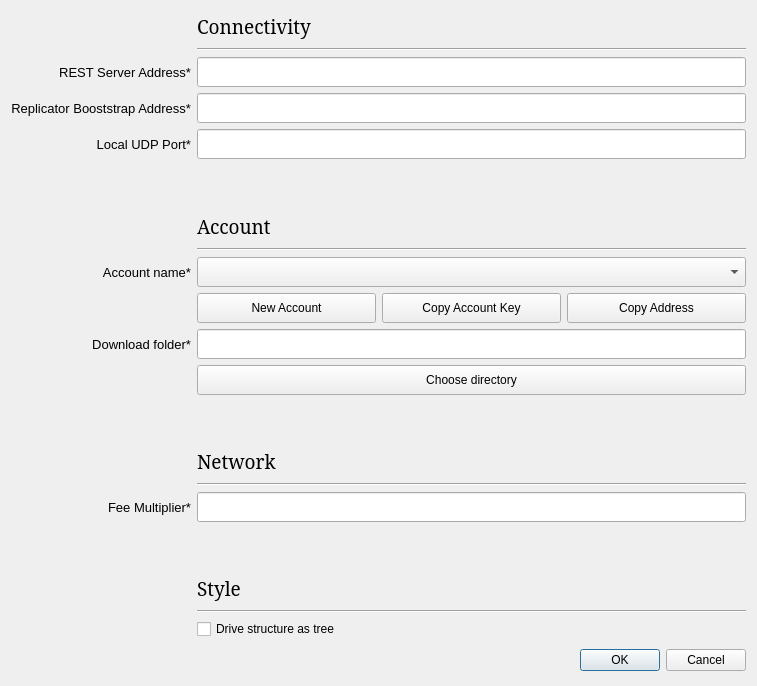
<?xml version="1.0" encoding="UTF-8"?>
<ui version="4.0">
 <class>SettingsDialog</class>
 <widget class="QDialog" name="SettingsDialog">
  <property name="geometry">
   <rect>
    <x>0</x>
    <y>0</y>
    <width>757</width>
    <height>686</height>
   </rect>
  </property>
  <property name="windowTitle">
   <string>Dialog</string>
  </property>
  <layout class="QVBoxLayout" name="verticalLayout">
   <item>
    <layout class="QGridLayout" name="gridLayout">
     <item row="7" column="1">
      <widget class="QLabel" name="label_6">
       <property name="font">
        <font>
         <family>Noto Serif</family>
         <pointsize>14</pointsize>
        </font>
       </property>
       <property name="text">
        <string>Account</string>
       </property>
      </widget>
     </item>
     <item row="3" column="1">
      <widget class="QLineEdit" name="m_restBootAddrField">
       <property name="minimumSize">
        <size>
         <width>350</width>
         <height>30</height>
        </size>
       </property>
       <property name="maximumSize">
        <size>
         <width>16777215</width>
         <height>30</height>
        </size>
       </property>
      </widget>
     </item>
     <item row="4" column="0">
      <widget class="QLabel" name="label_2">
       <property name="font">
        <font>
         <pointsize>10</pointsize>
        </font>
       </property>
       <property name="text">
        <string>Replicator Booststrap Address*</string>
       </property>
       <property name="alignment">
        <set>Qt::AlignRight|Qt::AlignTrailing|Qt::AlignVCenter</set>
       </property>
      </widget>
     </item>
     <item row="11" column="0">
      <widget class="QLabel" name="label_5">
       <property name="font">
        <font>
         <pointsize>10</pointsize>
        </font>
       </property>
       <property name="text">
        <string>Download folder*</string>
       </property>
       <property name="alignment">
        <set>Qt::AlignRight|Qt::AlignTrailing|Qt::AlignVCenter</set>
       </property>
      </widget>
     </item>
     <item row="2" column="1">
      <widget class="Line" name="line_2">
       <property name="orientation">
        <enum>Qt::Horizontal</enum>
       </property>
      </widget>
     </item>
     <item row="13" column="1">
      <spacer name="verticalSpacer_2">
       <property name="orientation">
        <enum>Qt::Vertical</enum>
       </property>
       <property name="sizeType">
        <enum>QSizePolicy::Fixed</enum>
       </property>
       <property name="sizeHint" stdset="0">
        <size>
         <width>20</width>
         <height>45</height>
        </size>
       </property>
      </spacer>
     </item>
     <item row="5" column="0">
      <widget class="QLabel" name="label_3">
       <property name="font">
        <font>
         <pointsize>10</pointsize>
        </font>
       </property>
       <property name="text">
        <string>Local UDP Port*</string>
       </property>
       <property name="alignment">
        <set>Qt::AlignRight|Qt::AlignTrailing|Qt::AlignVCenter</set>
       </property>
      </widget>
     </item>
     <item row="11" column="1">
      <widget class="QLineEdit" name="m_dnFolderField">
       <property name="minimumSize">
        <size>
         <width>350</width>
         <height>30</height>
        </size>
       </property>
       <property name="maximumSize">
        <size>
         <width>16777215</width>
         <height>30</height>
        </size>
       </property>
       <property name="text">
        <string/>
       </property>
      </widget>
     </item>
     <item row="18" column="1">
      <widget class="QLabel" name="label_8">
       <property name="font">
        <font>
         <family>Noto Serif</family>
         <pointsize>14</pointsize>
        </font>
       </property>
       <property name="text">
        <string>Style</string>
       </property>
      </widget>
     </item>
     <item row="20" column="1">
      <widget class="QCheckBox" name="m_driveStructureAsTree">
       <property name="text">
        <string>Drive structure as tree</string>
       </property>
      </widget>
     </item>
     <item row="21" column="1">
      <widget class="QDialogButtonBox" name="buttonBox">
       <property name="minimumSize">
        <size>
         <width>0</width>
         <height>30</height>
        </size>
       </property>
       <property name="maximumSize">
        <size>
         <width>16777215</width>
         <height>30</height>
        </size>
       </property>
       <property name="orientation">
        <enum>Qt::Horizontal</enum>
       </property>
       <property name="standardButtons">
        <set>QDialogButtonBox::Cancel|QDialogButtonBox::Ok</set>
       </property>
      </widget>
     </item>
     <item row="3" column="0">
      <widget class="QLabel" name="label">
       <property name="font">
        <font>
         <pointsize>10</pointsize>
        </font>
       </property>
       <property name="text">
        <string>REST Server Address*</string>
       </property>
       <property name="alignment">
        <set>Qt::AlignRight|Qt::AlignTrailing|Qt::AlignVCenter</set>
       </property>
      </widget>
     </item>
     <item row="6" column="1">
      <spacer name="verticalSpacer">
       <property name="orientation">
        <enum>Qt::Vertical</enum>
       </property>
       <property name="sizeType">
        <enum>QSizePolicy::Fixed</enum>
       </property>
       <property name="sizeHint" stdset="0">
        <size>
         <width>20</width>
         <height>45</height>
        </size>
       </property>
      </spacer>
     </item>
     <item row="8" column="1">
      <widget class="Line" name="line">
       <property name="orientation">
        <enum>Qt::Horizontal</enum>
       </property>
      </widget>
     </item>
     <item row="12" column="1">
      <widget class="QPushButton" name="m_dnFolderBtn">
       <property name="minimumSize">
        <size>
         <width>350</width>
         <height>30</height>
        </size>
       </property>
       <property name="maximumSize">
        <size>
         <width>16777215</width>
         <height>30</height>
        </size>
       </property>
       <property name="text">
        <string>Choose directory</string>
       </property>
      </widget>
     </item>
     <item row="9" column="1">
      <widget class="QComboBox" name="m_accountCbox">
       <property name="minimumSize">
        <size>
         <width>350</width>
         <height>30</height>
        </size>
       </property>
       <property name="maximumSize">
        <size>
         <width>16777215</width>
         <height>30</height>
        </size>
       </property>
      </widget>
     </item>
     <item row="10" column="1">
      <layout class="QHBoxLayout" name="horizontalLayout_2">
       <item>
        <widget class="QPushButton" name="m_newAccountBtn">
         <property name="minimumSize">
          <size>
           <width>0</width>
           <height>30</height>
          </size>
         </property>
         <property name="maximumSize">
          <size>
           <width>16777215</width>
           <height>30</height>
          </size>
         </property>
         <property name="text">
          <string>New Account</string>
         </property>
        </widget>
       </item>
       <item>
        <widget class="QPushButton" name="m_copyKeyBtn">
         <property name="minimumSize">
          <size>
           <width>0</width>
           <height>30</height>
          </size>
         </property>
         <property name="maximumSize">
          <size>
           <width>16777215</width>
           <height>30</height>
          </size>
         </property>
         <property name="text">
          <string>Copy Account Key</string>
         </property>
        </widget>
       </item>
       <item>
        <widget class="QPushButton" name="m_copyAddress">
         <property name="minimumSize">
          <size>
           <width>0</width>
           <height>30</height>
          </size>
         </property>
         <property name="maximumSize">
          <size>
           <width>16777215</width>
           <height>30</height>
          </size>
         </property>
         <property name="text">
          <string>Copy Address</string>
         </property>
        </widget>
       </item>
      </layout>
     </item>
     <item row="1" column="1">
      <widget class="QLabel" name="label_7">
       <property name="font">
        <font>
         <family>Noto Serif</family>
         <pointsize>14</pointsize>
        </font>
       </property>
       <property name="text">
        <string>Connectivity</string>
       </property>
      </widget>
     </item>
     <item row="16" column="0">
      <widget class="QLabel" name="label_10">
       <property name="font">
        <font>
         <pointsize>10</pointsize>
        </font>
       </property>
       <property name="text">
        <string>Fee Multiplier*</string>
       </property>
       <property name="alignment">
        <set>Qt::AlignRight|Qt::AlignTrailing|Qt::AlignVCenter</set>
       </property>
      </widget>
     </item>
     <item row="15" column="1">
      <widget class="Line" name="line_4">
       <property name="orientation">
        <enum>Qt::Horizontal</enum>
       </property>
      </widget>
     </item>
     <item row="16" column="1">
      <widget class="QLineEdit" name="m_transactionFeeMultiplier">
       <property name="minimumSize">
        <size>
         <width>350</width>
         <height>30</height>
        </size>
       </property>
       <property name="maximumSize">
        <size>
         <width>16777215</width>
         <height>30</height>
        </size>
       </property>
      </widget>
     </item>
     <item row="14" column="1">
      <widget class="QLabel" name="label_9">
       <property name="font">
        <font>
         <family>Noto Serif</family>
         <pointsize>14</pointsize>
        </font>
       </property>
       <property name="text">
        <string>Network</string>
       </property>
      </widget>
     </item>
     <item row="19" column="1">
      <widget class="Line" name="line_3">
       <property name="orientation">
        <enum>Qt::Horizontal</enum>
       </property>
      </widget>
     </item>
     <item row="5" column="1">
      <widget class="QLineEdit" name="m_portField">
       <property name="minimumSize">
        <size>
         <width>350</width>
         <height>30</height>
        </size>
       </property>
       <property name="maximumSize">
        <size>
         <width>16777215</width>
         <height>30</height>
        </size>
       </property>
       <property name="text">
        <string/>
       </property>
      </widget>
     </item>
     <item row="9" column="0">
      <widget class="QLabel" name="label_4">
       <property name="font">
        <font>
         <pointsize>10</pointsize>
        </font>
       </property>
       <property name="text">
        <string>Account name*</string>
       </property>
       <property name="alignment">
        <set>Qt::AlignRight|Qt::AlignTrailing|Qt::AlignVCenter</set>
       </property>
      </widget>
     </item>
     <item row="4" column="1">
      <widget class="QLineEdit" name="m_replicatorBootAddrField">
       <property name="minimumSize">
        <size>
         <width>350</width>
         <height>30</height>
        </size>
       </property>
       <property name="maximumSize">
        <size>
         <width>16777215</width>
         <height>30</height>
        </size>
       </property>
       <property name="text">
        <string/>
       </property>
      </widget>
     </item>
     <item row="17" column="1">
      <spacer name="verticalSpacer_3">
       <property name="orientation">
        <enum>Qt::Vertical</enum>
       </property>
       <property name="sizeType">
        <enum>QSizePolicy::Fixed</enum>
       </property>
       <property name="sizeHint" stdset="0">
        <size>
         <width>20</width>
         <height>45</height>
        </size>
       </property>
      </spacer>
     </item>
    </layout>
   </item>
  </layout>
 </widget>
 <resources/>
 <connections>
  <connection>
   <sender>buttonBox</sender>
   <signal>accepted()</signal>
   <receiver>SettingsDialog</receiver>
   <slot>accept()</slot>
   <hints>
    <hint type="sourcelabel">
     <x>248</x>
     <y>254</y>
    </hint>
    <hint type="destinationlabel">
     <x>157</x>
     <y>274</y>
    </hint>
   </hints>
  </connection>
  <connection>
   <sender>buttonBox</sender>
   <signal>rejected()</signal>
   <receiver>SettingsDialog</receiver>
   <slot>reject()</slot>
   <hints>
    <hint type="sourcelabel">
     <x>316</x>
     <y>260</y>
    </hint>
    <hint type="destinationlabel">
     <x>286</x>
     <y>274</y>
    </hint>
   </hints>
  </connection>
 </connections>
</ui>
